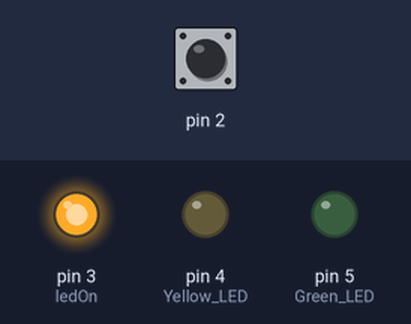
A sketch run on a simulated Arduino Uno, built with avr-gcc and run on an emulated ATmega328P. On the bench: output pins drawn as LEDs (lit = HIGH). Inputs (shaded band) come from the test bench; at power-on: pin 2 LOW.

Above: at 1.2 s.
1.3 s: pin 2 pulsed HIGH 2 times (0.12 s each, 0.3 s apart)
At 1.57 s:
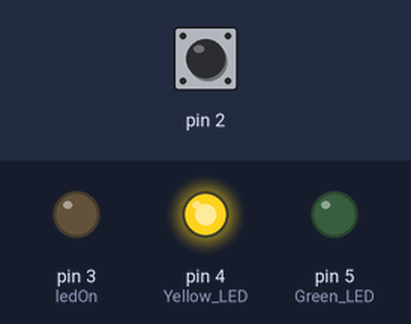
At 2.0 s:
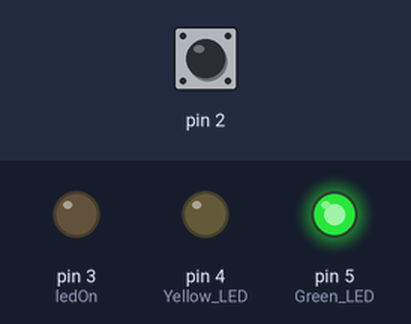
Timing chart, 0 to 4.3 s (numbered marks = the images above; inputs shaded):
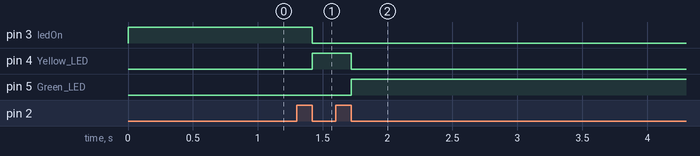

Measured:
- after the input at 1.3 s, pin 3 (ledOn): HIGH → LOW after 0.12 s; pin 4 (Yellow_LED): LOW → HIGH after 0.12 s, → LOW 0.30 s later; pin 5 (Green_LED): LOW → HIGH after 0.42 s

The sketch:

traffic-lights.ino
```cpp
// The lit on led changes every time the button is pressed

int switchState = 0;
bool buttonPressed = false;
int ledOn = 3;

void setup()
{
	pinMode(3, OUTPUT); // Red LED
	pinMode(4, OUTPUT); // Yellow LED
	pinMode(5, OUTPUT); // Green LED
	pinMode(2, INPUT);
}

void loop()
{
	digitalWrite(ledOn, HIGH);

	// Get button state
	switchState = digitalRead(2);

	// Button press event
	if (switchState == HIGH and buttonPressed == false) {
		buttonPressed = true;

	// Button release event
	} else if (switchState == LOW and buttonPressed == true) {
		buttonPressed = false;
		digitalWrite(ledOn, LOW);
		ledOn = ledOn + 1;
		if (ledOn == 6) {
			ledOn = 3;
		}
	}
}
```
